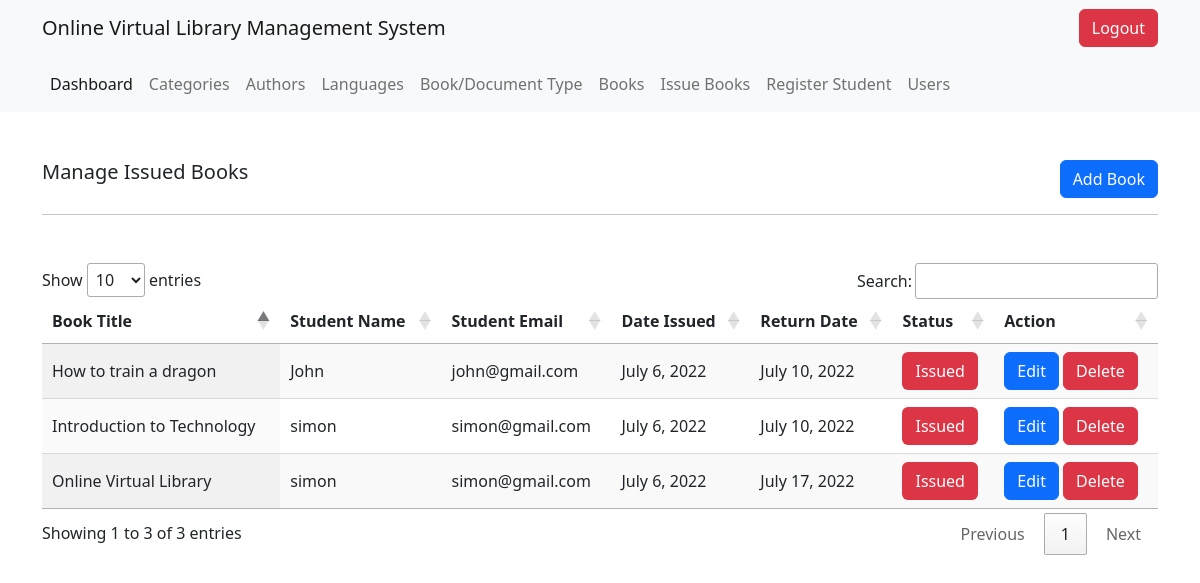
The page /issued_books/ (signed in) on the database its author committed.
### v_library/models.py (models this page shows, shortened)
class BorrowedBook(models.Model):
    STATUS = (
        ("Issued", "Issued"),
        ('Returned', "Returned"),
    )
    user = models.ForeignKey(User, on_delete=models.SET_NULL, null=True)
    book = models.ForeignKey(Book, on_delete=models.SET_NULL, null=True)
    date_issued = models.DateField()
    return_date = models.DateField()
    status = models.CharField(max_length=300, choices=STATUS, default="Issued")
    late_return_fee = models.IntegerField()

class Book(models.Model):
    STATUS = (
        ("Active", "Active"),
        ('InActive', "InActive")
    )
    title = models.CharField(max_length=200)
    pages = models.IntegerField()
    date_of_publication = models.DateField()
    description = models.CharField(max_length=200)
    status = models.CharField(max_length=300, choices=STATUS, default="Active")
    category = models.ForeignKey(Category, on_delete=models.SET_NULL, null=True)
    language = models.ForeignKey(Language, on_delete=models.SET_NULL, null=True)
    doc_type = models.ForeignKey(BookDocumentType, on_delete=models.SET_NULL, null=True)
    authors = models.ManyToManyField(Author)

### v_library/decorators.py (the view)
        def wrapper_func(request, *args, **kwargs):
            user = None
            if request.user.is_staff:
                user = 'staff'
            else :
                user = 'student'
            print(user)
            if user in allowed_roles:
                return view_func(request,*args, **kwargs)
            else:
                return HttpResponse('Access restricted')

### v_library/views.py (called while the page is built)
@login_required
@allowed_users(allowed_roles = ['staff'])
def issued_books(request):
    borrowed_books = BorrowedBook.objects.all()
    context = {
        'borrowed_books': borrowed_books,
    }
    return render(request, 'v_library/issued_books.html', context)

### v_library/templates/v_library/issued_books.html
{% extends 'v_library/root.html' %}
{% block content %}
<div class="container">
    <div class="d-flex justify-content-between mt-5">
        <h5 class="">Manage Issued Books</h5>
        <a href="{% url 'add_issued_book' %}" class="btn btn-primary inline-block">Add Book</a>
    </div>
    <hr>
</div>
<div class="container mt-5">
    <table class="table_id display" >
        <thead>
            <tr>
                <th>Book Title</th>
                <th>Student Name</th>
                <th>Student Email</th>
                <th>Date Issued</th>
                <th>Return Date</th>
                <th>Status</th>
                <th>Action</th>
            </tr>
        </thead>
        <tbody>
            {% for borrowed_book in borrowed_books %}
            <tr>
                <td>{{borrowed_book.book.title}}</td>
                <td>{{borrowed_book.user.username}}</td>
                <td>{{borrowed_book.user.email}}</td>
                <td>{{borrowed_book.date_issued}}</td>
                <td>{{borrowed_book.return_date}}</td>
                <td>
                    {% if book.status == 1 %}
                        <span class="btn btn-success text-white" >{{borrowed_book.status}}</span>
                    {% else %}
                        <span class="btn bg-danger text-white" >{{borrowed_book.status}}</span>
                    {% endif %}
                </td>
                <td>
                    <a href="{% url 'edit_issued_book' borrowed_book.id %}" class="btn btn-primary">Edit</a>
                    <a href="{% url 'delete_issued_book' borrowed_book.id %}" class="btn btn-danger">Delete</a>
                </td>
            </tr>
            {% endfor %}
        </tbody>
    </table>
</div>
{% endblock %}

### rows shown on the page
BorrowedBook: book "How to train a dragon", user.username "John", user.email "john@gmail.com", date_issued "July 6, 2022", return_date "July 10, 2022", status "Issued"
BorrowedBook: book "Introduction to Technology", user.username "simon", user.email "simon@gmail.com", date_issued "July 6, 2022", return_date "July 10, 2022", status "Issued"
BorrowedBook: book "Online Virtual Library", user.username "simon", user.email "simon@gmail.com", date_issued "July 6, 2022", return_date "July 17, 2022", status "Issued"
